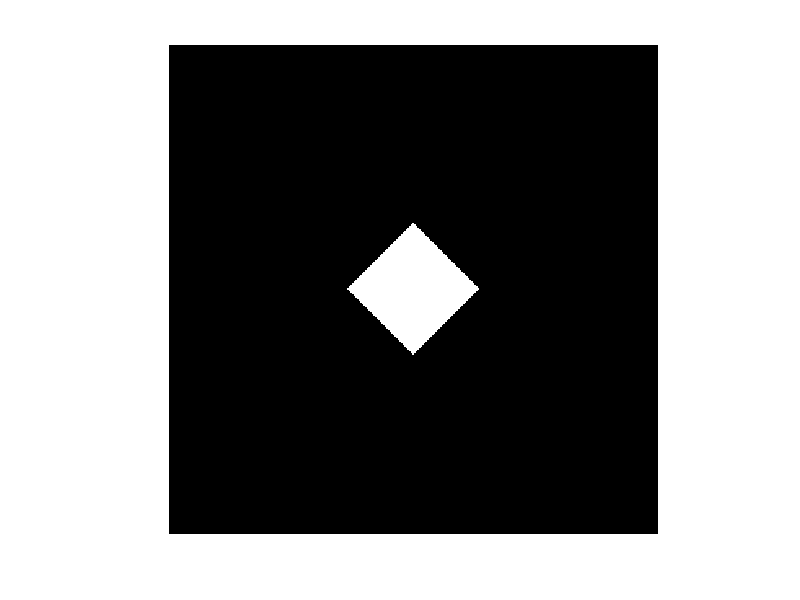

Here is the MATLAB script that generated this plot:
A=zeros(300,300);
[R C] = size(A);
Cx=150;
Cy=150;
mydis=40;

for i=1:1:R
    for j=1:1:C
        if(abs(i-Cx) + abs(j-Cy))<=mydis %abs means absolute |Cx-i|
            A(i,j)=255;
        end
    end
end
figure=imshow(A,[])
